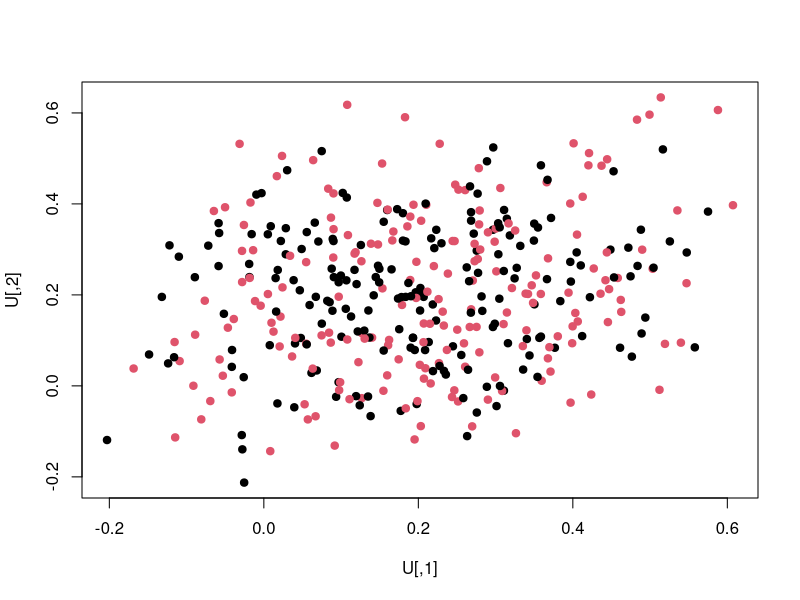

Write the R code that produced this figure.
k <- 2
N = 400
p = 500
########## Simulate some data ####################
#latents
U.true <- array(runif(N*k,0, 1/k)*runif(N*k,0,2), dim=c(N,k))
M.true <-  array(runif(p*k,0, 1/k)*runif(p*k,-1,2), dim=c(p,k))
#generate some ratings data
R <- sample(1:5, N*p, replace=T, prob = c(1,1, 2,1,1))
#add noise, this is an p X N matrix
Y <- array(rnorm(N*p, M.true %*% t(U.true), 3)+R, dim=c(p,N))
#sparsify the data
dd <- sample(0:1, N*p, replace=T, prob = c(3,1))
Y[Y*dd<1] <- 0 #use 0 to code for missing
w <- Y!=0 #indicator matrix
#do some mean noamlization
Y <- Y - apply(Y, 1, function(x) mean(x[x!=0]) )
#define index set of observed items (ratings, measures, etc.)
idx.set = which(!is.na(Y), arr.ind=T) #for unobserved movies
usrs <- idx.set[,2]
itms <- idx.set[,1]

#array
# Y <- as.matrix( read.table("~/Desktop/MISPA_HPV_normalized_data/Normalized-Table 1.tsv",sep="\t", header=T)[-1,-1] )
# Y <- t(Y)
# N = ncol(Y)
# p = nrow(Y)
# w <- 1
# k <- 2

#initial array guesses
U <- array(runif(p*k, 0,1/k), dim=c(N,k))
M <- array(runif(p*k, 0,1/k), dim=c(p,k))

#regularization parameters
lam.U= 3e-3
lam.M = 3e-3
eta = 0.00015
MAXITER = 100
TOL = 1e-3
prev.err = -1
time.then=Sys.time()
for(iter in 1:MAXITER){
  #users gradient desent step
  ##### I.E. Content Based Recommendations #######
  ## We know M (movie features) and want to learn user features


  #Figure out this vectorized implementation
  M =  M - eta *(((M%*%t(U) - Y)*w)%*%U + lam.M*(M))

  #Figure out this vectorized implementation
  U =  U - eta * (t((M %*% t(U) - Y)*w)%*%M + lam.U*sum(U))

  # for(j in usrs){
  #   rated.itms <- itms[usrs==j] #items that user j rated
  #   #gradient descent for each element of U
  #   U[j,] = U[j,] -
  #     eta * ( crossprod(x = (M[rated.itms,]%*%U[j,] - Y[rated.itms,j])
  #                       ,y = M[rated.itms,])
  #             + lam.U*U[j,] ) #regularization
  # }

  #items gradient desent step
  ##### I.E. Collaborative FIltering Algorithm #######
  ## We know M (movie features) and want to learn user features


  # for(i in itms){
  #   #users that rated item i
  #   usrs.rated = usrs[itms==i]
  #   M[i,] = M[i,] -
  #     eta * (crossprod(x = (U[usrs.rated,]%*% M[i,]-Y[i,usrs.rated])
  #                     ,y = U[usrs.rated,]) + lam.M*M[i,] )
  # }
  ################## STOP CONDITION: Convergence ###############
  #Error calculation is only for observed Y (hence the subset)
  err = sqrt( mean( ((M %*% t(U) - Y)*w)^2, na.rm = T ) )
  #If change in error is too small
  #if((prev.err - err) < TOL | err < TOL){
  #   cat(sprintf("%d\t%0.4f\t\n", iter, err))
  #   cat("Converged. Decrease tolerance for longer fitting")
  #   break #end simulation
  # }
  prev.err = err
  ################### VERBOSE OPTIONS ###################
  if(iter%%20==0||iter==1){
    time.now = Sys.time()
    rate = ((time.now-time.then)) / 60
    cat(sprintf("%d\t%0.4f\t%0.4f seconds/10 steps\n", iter, err, rate))
    time.then = time.now #reset rate counter
  }
}


ii <- c(rep(0,10), rep(1,10))
z <- cbind(ii, U)
plot(U, pch=19, col=ii+1)

#reproject left out point to dim(k) (XtX)-1 * XtY (standard regression)
solve(t(M)%*%M)%*%t(M)%*%Y[,1] #left out point, Y[,1]
